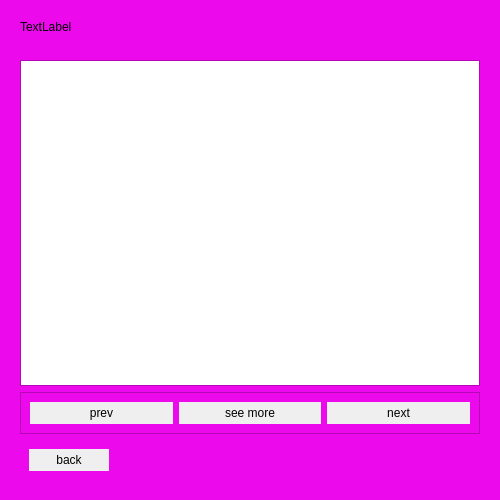
<?xml version="1.0" encoding="UTF-8"?>
<ui version="4.0">
 <class>reccomendationsGUI</class>
 <widget class="QWidget" name="reccomendationsGUI">
  <property name="geometry">
   <rect>
    <x>0</x>
    <y>0</y>
    <width>500</width>
    <height>500</height>
   </rect>
  </property>
  <property name="sizePolicy">
   <sizepolicy hsizetype="Maximum" vsizetype="Maximum">
    <horstretch>0</horstretch>
    <verstretch>0</verstretch>
   </sizepolicy>
  </property>
  <property name="palette">
   <palette>
    <active>
     <colorrole role="Base">
      <brush brushstyle="SolidPattern">
       <color alpha="255">
        <red>255</red>
        <green>255</green>
        <blue>255</blue>
       </color>
      </brush>
     </colorrole>
     <colorrole role="Window">
      <brush brushstyle="SolidPattern">
       <color alpha="255">
        <red>236</red>
        <green>9</green>
        <blue>236</blue>
       </color>
      </brush>
     </colorrole>
    </active>
    <inactive>
     <colorrole role="Base">
      <brush brushstyle="SolidPattern">
       <color alpha="255">
        <red>255</red>
        <green>255</green>
        <blue>255</blue>
       </color>
      </brush>
     </colorrole>
     <colorrole role="Window">
      <brush brushstyle="SolidPattern">
       <color alpha="255">
        <red>236</red>
        <green>9</green>
        <blue>236</blue>
       </color>
      </brush>
     </colorrole>
    </inactive>
    <disabled>
     <colorrole role="Base">
      <brush brushstyle="SolidPattern">
       <color alpha="255">
        <red>236</red>
        <green>9</green>
        <blue>236</blue>
       </color>
      </brush>
     </colorrole>
     <colorrole role="Window">
      <brush brushstyle="SolidPattern">
       <color alpha="255">
        <red>236</red>
        <green>9</green>
        <blue>236</blue>
       </color>
      </brush>
     </colorrole>
    </disabled>
   </palette>
  </property>
  <property name="windowTitle">
   <string>Form</string>
  </property>
  <property name="autoFillBackground">
   <bool>true</bool>
  </property>
  <layout class="QVBoxLayout" name="verticalLayout">
   <item>
    <widget class="QFrame" name="frame_2">
     <property name="autoFillBackground">
      <bool>true</bool>
     </property>
     <property name="frameShape">
      <enum>QFrame::NoFrame</enum>
     </property>
     <property name="frameShadow">
      <enum>QFrame::Plain</enum>
     </property>
     <layout class="QVBoxLayout" name="verticalLayout_2">
      <item>
       <widget class="QLabel" name="image">
        <property name="text">
         <string>TextLabel</string>
        </property>
       </widget>
      </item>
      <item>
       <widget class="QLabel" name="name">
        <property name="palette">
         <palette>
          <active>
           <colorrole role="WindowText">
            <brush brushstyle="SolidPattern">
             <color alpha="255">
              <red>236</red>
              <green>236</green>
              <blue>236</blue>
             </color>
            </brush>
           </colorrole>
          </active>
          <inactive>
           <colorrole role="WindowText">
            <brush brushstyle="SolidPattern">
             <color alpha="255">
              <red>236</red>
              <green>236</green>
              <blue>236</blue>
             </color>
            </brush>
           </colorrole>
          </inactive>
          <disabled>
           <colorrole role="WindowText">
            <brush brushstyle="SolidPattern">
             <color alpha="255">
              <red>128</red>
              <green>128</green>
              <blue>128</blue>
             </color>
            </brush>
           </colorrole>
          </disabled>
         </palette>
        </property>
        <property name="text">
         <string/>
        </property>
       </widget>
      </item>
      <item>
       <widget class="QTextBrowser" name="outputText"/>
      </item>
      <item>
       <widget class="QFrame" name="frame_3">
        <property name="frameShape">
         <enum>QFrame::StyledPanel</enum>
        </property>
        <property name="frameShadow">
         <enum>QFrame::Raised</enum>
        </property>
        <layout class="QHBoxLayout" name="horizontalLayout_2">
         <item>
          <widget class="QPushButton" name="last">
           <property name="autoFillBackground">
            <bool>true</bool>
           </property>
           <property name="text">
            <string>prev</string>
           </property>
           <property name="flat">
            <bool>true</bool>
           </property>
          </widget>
         </item>
         <item>
          <widget class="QPushButton" name="pushButton_3">
           <property name="autoFillBackground">
            <bool>true</bool>
           </property>
           <property name="text">
            <string>see more</string>
           </property>
           <property name="flat">
            <bool>true</bool>
           </property>
          </widget>
         </item>
         <item>
          <widget class="QPushButton" name="pushButton_2">
           <property name="autoFillBackground">
            <bool>true</bool>
           </property>
           <property name="text">
            <string>next</string>
           </property>
           <property name="flat">
            <bool>true</bool>
           </property>
          </widget>
         </item>
        </layout>
       </widget>
      </item>
      <item>
       <widget class="QFrame" name="frame">
        <property name="frameShape">
         <enum>QFrame::NoFrame</enum>
        </property>
        <property name="frameShadow">
         <enum>QFrame::Plain</enum>
        </property>
        <property name="lineWidth">
         <number>0</number>
        </property>
        <layout class="QHBoxLayout" name="horizontalLayout">
         <item>
          <widget class="QPushButton" name="back">
           <property name="autoFillBackground">
            <bool>true</bool>
           </property>
           <property name="text">
            <string>back</string>
           </property>
           <property name="flat">
            <bool>true</bool>
           </property>
          </widget>
         </item>
         <item>
          <spacer name="horizontalSpacer">
           <property name="orientation">
            <enum>Qt::Horizontal</enum>
           </property>
           <property name="sizeHint" stdset="0">
            <size>
             <width>40</width>
             <height>20</height>
            </size>
           </property>
          </spacer>
         </item>
        </layout>
       </widget>
      </item>
     </layout>
    </widget>
   </item>
  </layout>
 </widget>
 <resources/>
 <connections/>
</ui>
